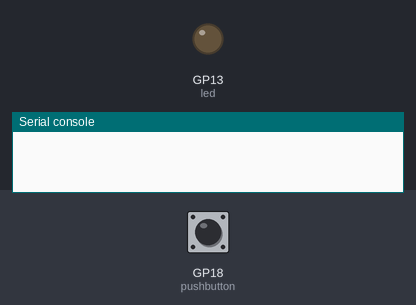
Recording of a program running on a simulated Raspberry Pi Pico running MicroPython. On the bench: output pins drawn as LEDs (lit = HIGH), the last lines printed to the serial console. The test bench sets the inputs (shaded band); at power-on: GP18 (pushbutton) HIGH.

Above: at 1.2 s.
1.3 s: GP18 (pushbutton) pulled LOW for 0.15 s
At 1.37 s:
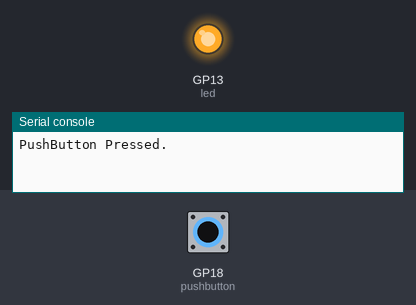
2.9 s: GP18 (pushbutton) pulled LOW for 3.2 s
At 7.2 s:
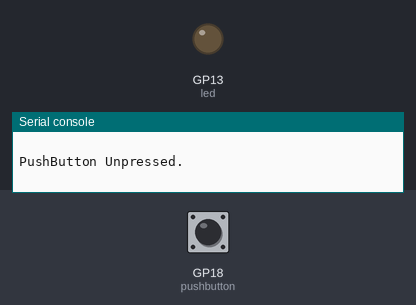
Timing chart, 0 to 8.7 s (numbered marks = the images above; inputs shaded):
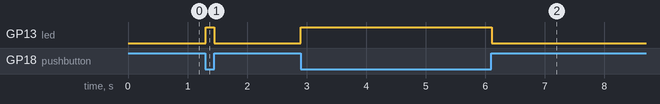

Measured:
- after the input at 1.3 s, GP13 (led): LOW → HIGH at once, → LOW 0.15 s later
- after the input at 2.9 s, GP13 (led): LOW → HIGH at once, → LOW 3.2 s later

The program:

Lab__1__Raspberry_Pi_Pico.py
```python
# CMP 438: Communicating Robots - Isaac D. Hoyos
# Lab 1 - Raspberry Pi Pico: https://wokwi.com/projects/450077101174254593

import time
from machine import Pin

# This statement initializes the LED on pin 13 as an output.
led = Pin(13, Pin.OUT)

# This statement initializes the push button on pin 18 as a pull-up input.
pushbutton = Pin(18, Pin.IN, Pin.PULL_UP)

# This statement defines a short delay for debouncing.
debounce_delay = 0.05

# This variable stores the previous button state.
previous_state = 1

while True:
    # This statement reads the current state of the push button.
    button_state = pushbutton.value()

    # This statement turns the LED on when the button is pressed.
    if button_state == 0:
        led.on()
    else:
        led.off()

    # This statement prints only when the button state changes.
    if button_state != previous_state:
        if button_state == 0:
            print("PushButton Pressed.\n")
        else:
            print("PushButton Unpressed.\n")
        previous_state = button_state

    # This delay stabilizes readings and prevents unnecessary CPU usage.
    time.sleep(debounce_delay)
```
